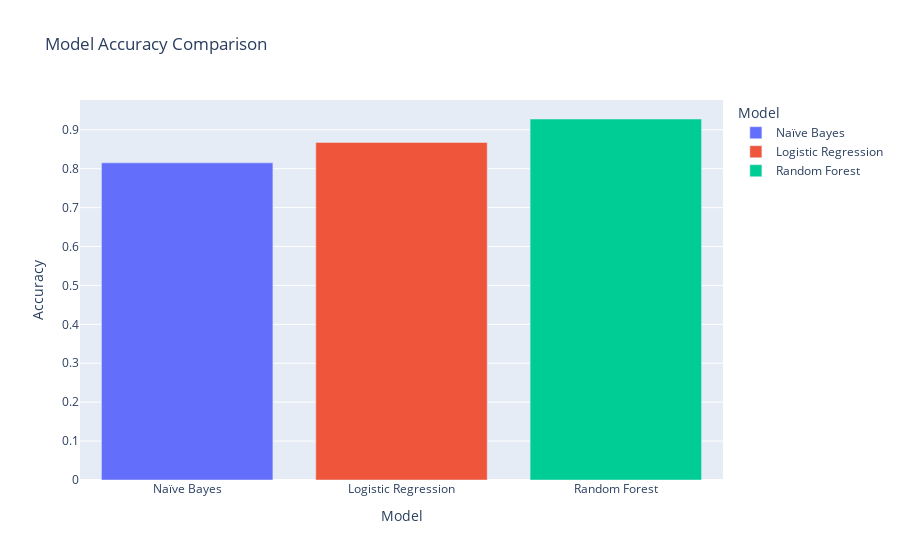

The notebook cell this image was saved under:
### Code cell
# Model Accuracy Comparison
results_df = pd.DataFrame(results)
fig = px.bar(results_df, x='Model', y='Accuracy', color='Model', title='Model Accuracy Comparison')
fig.update_layout
fig.show()

### Figure 1 — Plotly figure (JSON) as saved in the notebook; plotly's stock layout.template omitted (floating-point values rounded to 4 significant figures)
{"data": [{"hovertemplate": "Model=%{x}<br>Accuracy=%{y}<extra></extra>", "legendgroup": "Naïve Bayes", "marker": {"color": "#636efa", "pattern": {"shape": ""}}, "name": "Naïve Bayes", "orientation": "v", "showlegend": true, "textposition": "auto", "type": "bar", "x": ["Naïve Bayes"], "xaxis": "x", "y": [0.815], "yaxis": "y"}, {"hovertemplate": "Model=%{x}<br>Accuracy=%{y}<extra></extra>", "legendgroup": "Logistic Regression", "marker": {"color": "#EF553B", "pattern": {"shape": ""}}, "name": "Logistic Regression", "orientation": "v", "showlegend": true, "textposition": "auto", "type": "bar", "x": ["Logistic Regression"], "xaxis": "x", "y": [0.8675], "yaxis": "y"}, {"hovertemplate": "Model=%{x}<br>Accuracy=%{y}<extra></extra>", "legendgroup": "Random Forest", "marker": {"color": "#00cc96", "pattern": {"shape": ""}}, "name": "Random Forest", "orientation": "v", "showlegend": true, "textposition": "auto", "type": "bar", "x": ["Random Forest"], "xaxis": "x", "y": [0.9277], "yaxis": "y"}], "layout": {"barmode": "relative", "legend": {"title": {"text": "Model"}, "tracegroupgap": 0}, "title": {"text": "Model Accuracy Comparison"}, "xaxis": {"anchor": "y", "categoryarray": ["Naïve Bayes", "Logistic Regression", "Random Forest"], "categoryorder": "array", "domain": [0, 1], "title": {"text": "Model"}}, "yaxis": {"anchor": "x", "domain": [0, 1], "title": {"text": "Accuracy"}}}}
